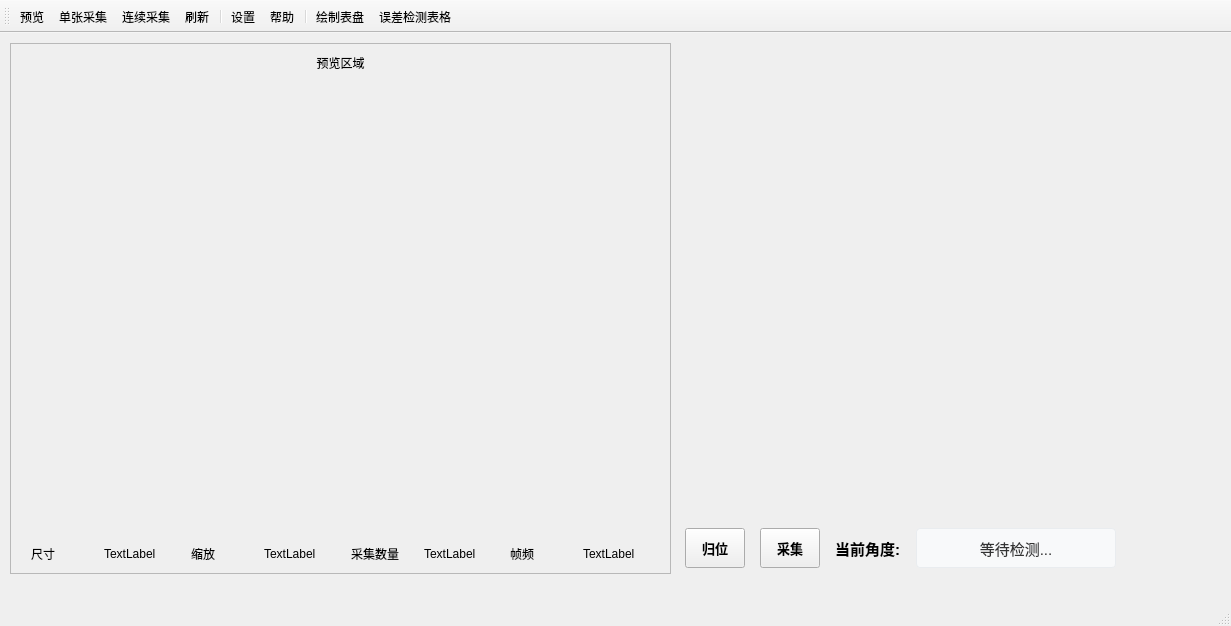
<?xml version="1.0" encoding="UTF-8"?>
<ui version="4.0">
 <class>MainWindow</class>
 <widget class="QMainWindow" name="MainWindow">
  <property name="geometry">
   <rect>
    <x>0</x>
    <y>0</y>
    <width>1231</width>
    <height>626</height>
   </rect>
  </property>
  <property name="sizePolicy">
   <sizepolicy hsizetype="Preferred" vsizetype="Preferred">
    <horstretch>0</horstretch>
    <verstretch>10</verstretch>
   </sizepolicy>
  </property>
  <property name="windowTitle">
   <string>MainWindow</string>
  </property>
  <widget class="QWidget" name="centralWidget">
   <property name="minimumSize">
    <size>
     <width>684</width>
     <height>550</height>
    </size>
   </property>
   <property name="maximumSize">
    <size>
     <width>1120</width>
     <height>550</height>
    </size>
   </property>
   <widget class="QLabel" name="destDisplay">
    <property name="geometry">
     <rect>
      <x>680</x>
      <y>10</y>
      <width>381</width>
      <height>331</height>
     </rect>
    </property>
    <property name="text">
     <string/>
    </property>
   </widget>
   <widget class="QFrame" name="srcFrame">
    <property name="geometry">
     <rect>
      <x>10</x>
      <y>10</y>
      <width>661</width>
      <height>531</height>
     </rect>
    </property>
    <property name="frameShape">
     <enum>QFrame::StyledPanel</enum>
    </property>
    <property name="frameShadow">
     <enum>QFrame::Raised</enum>
    </property>
    <widget class="QWidget" name="layoutWidget">
     <property name="geometry">
      <rect>
       <x>0</x>
       <y>0</y>
       <width>661</width>
       <height>531</height>
      </rect>
     </property>
     <layout class="QVBoxLayout" name="srcVerticalLayout" stretch="0,1,0">
      <item>
       <widget class="QLabel" name="srcHeader">
        <property name="sizePolicy">
         <sizepolicy hsizetype="Preferred" vsizetype="Preferred">
          <horstretch>0</horstretch>
          <verstretch>0</verstretch>
         </sizepolicy>
        </property>
        <property name="styleSheet">
         <string notr="true">width: 100%;</string>
        </property>
        <property name="text">
         <string>预览区域</string>
        </property>
        <property name="alignment">
         <set>Qt::AlignCenter</set>
        </property>
       </widget>
      </item>
      <item>
       <widget class="QLabel" name="srcDisplay">
        <property name="sizePolicy">
         <sizepolicy hsizetype="Preferred" vsizetype="Preferred">
          <horstretch>0</horstretch>
          <verstretch>0</verstretch>
         </sizepolicy>
        </property>
        <property name="minimumSize">
         <size>
          <width>0</width>
          <height>0</height>
         </size>
        </property>
        <property name="autoFillBackground">
         <bool>false</bool>
        </property>
        <property name="styleSheet">
         <string notr="true"/>
        </property>
        <property name="text">
         <string/>
        </property>
       </widget>
      </item>
      <item>
       <layout class="QHBoxLayout" name="srcBottomhorizontalLayout">
        <property name="spacing">
         <number>20</number>
        </property>
        <property name="leftMargin">
         <number>10</number>
        </property>
        <property name="rightMargin">
         <number>10</number>
        </property>
        <item>
         <layout class="QHBoxLayout" name="sizehorizontalLayout">
          <property name="spacing">
           <number>5</number>
          </property>
          <item>
           <widget class="QLabel" name="sizeLabel">
            <property name="text">
             <string>尺寸</string>
            </property>
           </widget>
          </item>
          <item>
           <widget class="QLabel" name="sizeValue">
            <property name="text">
             <string>TextLabel</string>
            </property>
           </widget>
          </item>
         </layout>
        </item>
        <item>
         <layout class="QHBoxLayout" name="scalehorizontalLayout">
          <item>
           <widget class="QLabel" name="scaleLabel">
            <property name="text">
             <string>缩放</string>
            </property>
           </widget>
          </item>
          <item>
           <widget class="QLabel" name="scaleValue">
            <property name="text">
             <string>TextLabel</string>
            </property>
           </widget>
          </item>
         </layout>
        </item>
        <item>
         <layout class="QHBoxLayout" name="collectionhorizontalLayout">
          <item>
           <widget class="QLabel" name="collectionLabel">
            <property name="cursor">
             <cursorShape>ArrowCursor</cursorShape>
            </property>
            <property name="text">
             <string>采集数量</string>
            </property>
           </widget>
          </item>
          <item>
           <widget class="QLabel" name="collectionValue">
            <property name="text">
             <string>TextLabel</string>
            </property>
           </widget>
          </item>
         </layout>
        </item>
        <item>
         <layout class="QHBoxLayout" name="fpshorizontalLayout">
          <property name="spacing">
           <number>5</number>
          </property>
          <item>
           <widget class="QLabel" name="fpsLabel">
            <property name="text">
             <string>帧频</string>
            </property>
           </widget>
          </item>
          <item>
           <widget class="QLabel" name="fpsValue">
            <property name="text">
             <string>TextLabel</string>
            </property>
           </widget>
          </item>
         </layout>
        </item>
       </layout>
      </item>
     </layout>
    </widget>
   </widget>
   <widget class="QWidget" name="angleControlWidget">
    <property name="geometry">
     <rect>
      <x>680</x>
      <y>490</y>
      <width>441</width>
      <height>50</height>
     </rect>
    </property>
    <property name="visible">
     <bool>true</bool>
    </property>
    <layout class="QHBoxLayout" name="angleLayout">
     <property name="spacing">
      <number>15</number>
     </property>
     <property name="margin" stdset="0">
      <number>5</number>
     </property>
     <item>
      <widget class="QPushButton" name="pushResetZero">
       <property name="minimumSize">
        <size>
         <width>60</width>
         <height>40</height>
        </size>
       </property>
       <property name="maximumSize">
        <size>
         <width>60</width>
         <height>40</height>
        </size>
       </property>
       <property name="font">
        <font>
         <pointsize>10</pointsize>
         <bold>true</bold>
        </font>
       </property>
       <property name="text">
        <string>归位</string>
       </property>
      </widget>
     </item>
     <item>
      <widget class="QPushButton" name="pushCaptureZero">
       <property name="minimumSize">
        <size>
         <width>60</width>
         <height>40</height>
        </size>
       </property>
       <property name="maximumSize">
        <size>
         <width>60</width>
         <height>40</height>
        </size>
       </property>
       <property name="font">
        <font>
         <pointsize>10</pointsize>
         <bold>true</bold>
        </font>
       </property>
       <property name="text">
        <string>采集</string>
       </property>
      </widget>
     </item>
     <item>
      <widget class="QLabel" name="angleLabel">
       <property name="font">
        <font>
         <pointsize>11</pointsize>
         <bold>true</bold>
        </font>
       </property>
       <property name="text">
        <string>当前角度:</string>
       </property>
      </widget>
     </item>
     <item>
      <widget class="QLabel" name="labelAngle">
       <property name="minimumSize">
        <size>
         <width>200</width>
         <height>40</height>
        </size>
       </property>
       <property name="font">
        <font>
         <pointsize>11</pointsize>
         <bold>false</bold>
        </font>
       </property>
       <property name="styleSheet">
        <string notr="true">QLabel {
    background-color: #f8f9fa;
    border: 1px solid #e9ecef;
    border-radius: 4px;
    padding: 8px;
    color: #333;
}</string>
       </property>
       <property name="text">
        <string>等待检测...</string>
       </property>
       <property name="alignment">
        <set>Qt::AlignCenter</set>
       </property>
       <property name="wordWrap">
        <bool>true</bool>
       </property>
      </widget>
     </item>
    </layout>
   </widget>
  </widget>
  <widget class="QMenuBar" name="menuBar">
   <property name="geometry">
    <rect>
     <x>0</x>
     <y>0</y>
     <width>1231</width>
     <height>22</height>
    </rect>
   </property>
  </widget>
  <widget class="QToolBar" name="mainToolBar">
   <attribute name="toolBarArea">
    <enum>TopToolBarArea</enum>
   </attribute>
   <attribute name="toolBarBreak">
    <bool>false</bool>
   </attribute>
   <addaction name="actionPreview"/>
   <addaction name="actionCollectSingle"/>
   <addaction name="actionCollectMulti"/>
   <addaction name="actionRefresh"/>
   <addaction name="separator"/>
   <addaction name="actionSetting"/>
   <addaction name="actionAbout"/>
   <addaction name="separator"/>
   <addaction name="actionSpaceAlgo"/>
   <addaction name="actionErrorTable"/>
  </widget>
  <widget class="QStatusBar" name="statusBar"/>
  <action name="actionPreview">
   <property name="icon">
    <iconset resource="images.qrc">
     <normaloff>:/images/play_32x32.png</normaloff>:/images/play_32x32.png</iconset>
   </property>
   <property name="text">
    <string>预览</string>
   </property>
   <property name="toolTip">
    <string>预览</string>
   </property>
  </action>
  <action name="actionCollectSingle">
   <property name="icon">
    <iconset resource="images.qrc">
     <normaloff>:/images/OneShot.png</normaloff>:/images/OneShot.png</iconset>
   </property>
   <property name="text">
    <string>单张采集</string>
   </property>
   <property name="toolTip">
    <string>单张采集</string>
   </property>
  </action>
  <action name="actionCollectMulti">
   <property name="icon">
    <iconset resource="images.qrc">
     <normaloff>:/images/ContinuousShot.png</normaloff>:/images/ContinuousShot.png</iconset>
   </property>
   <property name="text">
    <string>连续采集</string>
   </property>
   <property name="toolTip">
    <string>连续采集</string>
   </property>
  </action>
  <action name="actionSetting">
   <property name="icon">
    <iconset resource="images.qrc">
     <normaloff>:/images/settings_32x32.png</normaloff>:/images/settings_32x32.png</iconset>
   </property>
   <property name="text">
    <string>设置</string>
   </property>
   <property name="toolTip">
    <string>设置</string>
   </property>
  </action>
  <action name="actionAbout">
   <property name="icon">
    <iconset resource="images.qrc">
     <normaloff>:/images/get_info_32x32.png</normaloff>:/images/get_info_32x32.png</iconset>
   </property>
   <property name="text">
    <string>帮助</string>
   </property>
   <property name="toolTip">
    <string>帮助</string>
   </property>
  </action>
  <action name="actionRefresh">
   <property name="icon">
    <iconset resource="images.qrc">
     <normaloff>:/images/refresh_32x32.png</normaloff>:/images/refresh_32x32.png</iconset>
   </property>
   <property name="text">
    <string>刷新</string>
   </property>
  </action>
  <action name="actionSpaceAlgo">
   <property name="text">
    <string>绘制表盘</string>
   </property>
  </action>
  <action name="actionCloseAlgo">
   <property name="text">
    <string>关闭算法</string>
   </property>
  </action>
  <action name="actionErrorTable">
   <property name="text">
    <string>误差检测表格</string>
   </property>
   <property name="toolTip">
    <string>压力表误差检测表格</string>
   </property>
  </action>
 </widget>
 <layoutdefault spacing="6" margin="11"/>
 <resources>
  <include location="images.qrc"/>
 </resources>
 <connections/>
</ui>
